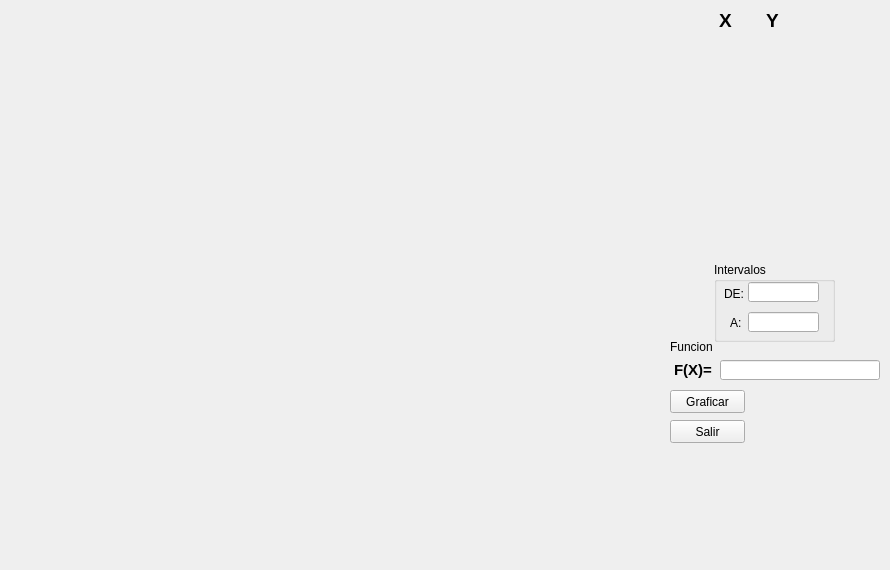
<?xml version="1.0" encoding="UTF-8"?>
<ui version="4.0">
 <class>Graficadora</class>
 <widget class="QMainWindow" name="Graficadora">
  <property name="geometry">
   <rect>
    <x>0</x>
    <y>0</y>
    <width>890</width>
    <height>570</height>
   </rect>
  </property>
  <property name="windowTitle">
   <string>MainWindow</string>
  </property>
  <widget class="QWidget" name="centralwidget">
   <widget class="QWidget" name="gridLayoutWidget">
    <property name="geometry">
     <rect>
      <x>10</x>
      <y>10</y>
      <width>651</width>
      <height>521</height>
     </rect>
    </property>
    <layout class="QGridLayout" name="gridLayout"/>
   </widget>
   <widget class="QLineEdit" name="le_ecuacion">
    <property name="geometry">
     <rect>
      <x>720</x>
      <y>360</y>
      <width>160</width>
      <height>20</height>
     </rect>
    </property>
   </widget>
   <widget class="QPushButton" name="btn_graficar">
    <property name="geometry">
     <rect>
      <x>670</x>
      <y>390</y>
      <width>75</width>
      <height>23</height>
     </rect>
    </property>
    <property name="text">
     <string>Graficar</string>
    </property>
   </widget>
   <widget class="QWidget" name="gridLayoutWidget_2">
    <property name="geometry">
     <rect>
      <x>693</x>
      <y>30</y>
      <width>120</width>
      <height>231</height>
     </rect>
    </property>
    <layout class="QGridLayout" name="gridTablita"/>
   </widget>
   <widget class="QGroupBox" name="groupBox">
    <property name="geometry">
     <rect>
      <x>714</x>
      <y>262</y>
      <width>121</width>
      <height>80</height>
     </rect>
    </property>
    <property name="title">
     <string>Intervalos</string>
    </property>
    <widget class="QLineEdit" name="le_De">
     <property name="geometry">
      <rect>
       <x>34</x>
       <y>20</y>
       <width>71</width>
       <height>20</height>
      </rect>
     </property>
    </widget>
    <widget class="QLineEdit" name="le_A">
     <property name="geometry">
      <rect>
       <x>34</x>
       <y>50</y>
       <width>71</width>
       <height>20</height>
      </rect>
     </property>
    </widget>
    <widget class="QLabel" name="label">
     <property name="geometry">
      <rect>
       <x>10</x>
       <y>22</y>
       <width>46</width>
       <height>20</height>
      </rect>
     </property>
     <property name="text">
      <string>DE:</string>
     </property>
    </widget>
    <widget class="QLabel" name="label_2">
     <property name="geometry">
      <rect>
       <x>16</x>
       <y>51</y>
       <width>50</width>
       <height>20</height>
      </rect>
     </property>
     <property name="text">
      <string>A:</string>
     </property>
    </widget>
   </widget>
   <widget class="QLabel" name="label_3">
    <property name="geometry">
     <rect>
      <x>670</x>
      <y>340</y>
      <width>46</width>
      <height>13</height>
     </rect>
    </property>
    <property name="text">
     <string>Funcion</string>
    </property>
   </widget>
   <widget class="QLabel" name="label_4">
    <property name="geometry">
     <rect>
      <x>674</x>
      <y>360</y>
      <width>51</width>
      <height>20</height>
     </rect>
    </property>
    <property name="font">
     <font>
      <pointsize>11</pointsize>
      <weight>75</weight>
      <bold>true</bold>
     </font>
    </property>
    <property name="text">
     <string>F(X)=</string>
    </property>
   </widget>
   <widget class="QLabel" name="label_5">
    <property name="geometry">
     <rect>
      <x>719</x>
      <y>10</y>
      <width>21</width>
      <height>21</height>
     </rect>
    </property>
    <property name="font">
     <font>
      <pointsize>14</pointsize>
      <weight>75</weight>
      <bold>true</bold>
     </font>
    </property>
    <property name="text">
     <string>X</string>
    </property>
   </widget>
   <widget class="QLabel" name="label_8">
    <property name="geometry">
     <rect>
      <x>766</x>
      <y>10</y>
      <width>21</width>
      <height>21</height>
     </rect>
    </property>
    <property name="font">
     <font>
      <pointsize>14</pointsize>
      <weight>75</weight>
      <bold>true</bold>
     </font>
    </property>
    <property name="text">
     <string>Y</string>
    </property>
   </widget>
   <widget class="QPushButton" name="btn_salir">
    <property name="geometry">
     <rect>
      <x>670</x>
      <y>420</y>
      <width>75</width>
      <height>23</height>
     </rect>
    </property>
    <property name="text">
     <string>Salir</string>
    </property>
   </widget>
  </widget>
  <widget class="QMenuBar" name="menubar">
   <property name="geometry">
    <rect>
     <x>0</x>
     <y>0</y>
     <width>890</width>
     <height>21</height>
    </rect>
   </property>
  </widget>
 </widget>
 <resources/>
 <connections/>
</ui>
